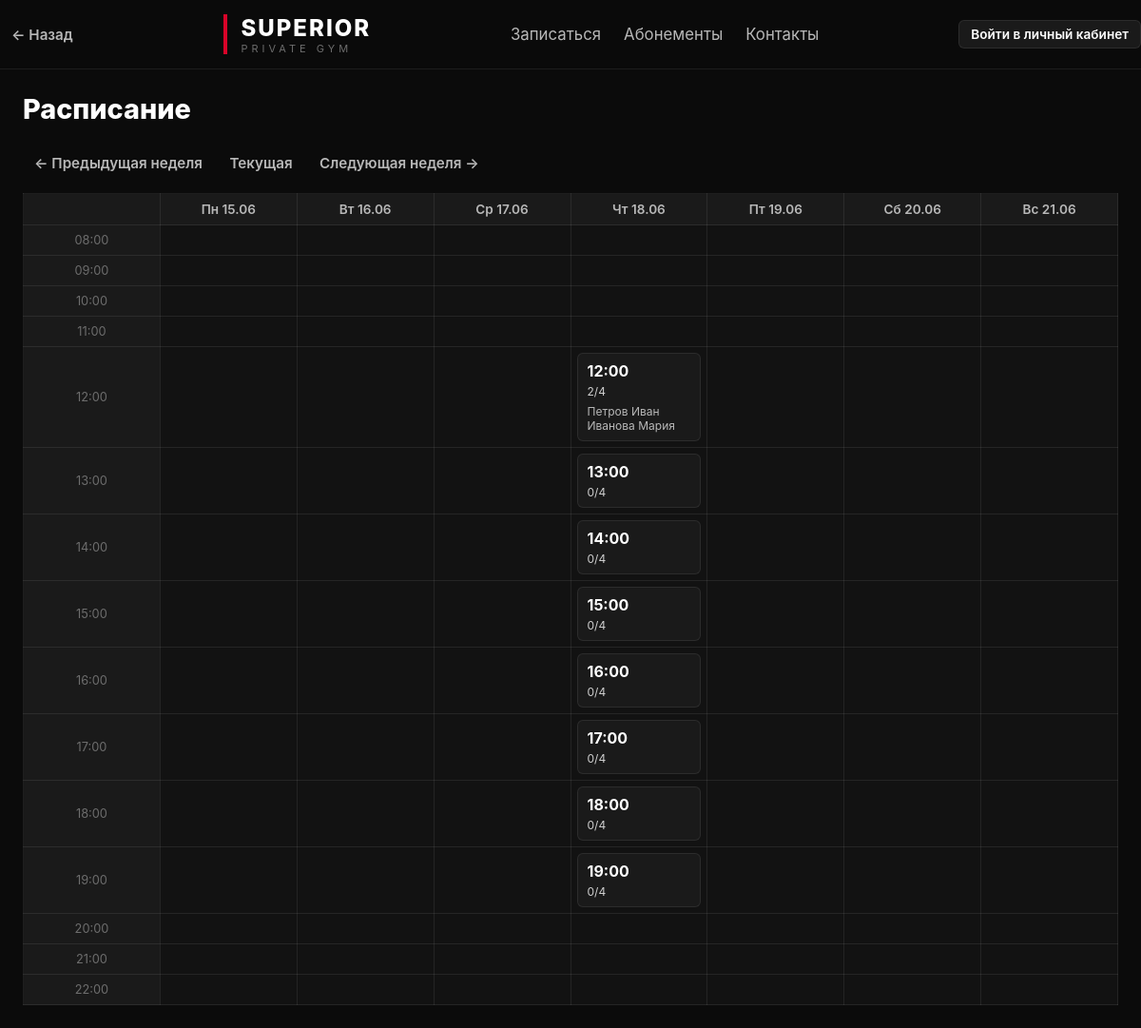
The app's page /schedule with its own data.
### app/models.py (models this page shows, shortened)
class Slot(Base):
    __tablename__ = "slots"
    id = Column(Integer, primary_key=True)
    start_time = Column(DateTime)
    capacity = Column(Integer, default=4)

class Client(Base):
    __tablename__ = "clients"
    id = Column(Integer, primary_key=True)
    first_name = Column(String, nullable=True)
    last_name = Column(String, nullable=True)
    patronymic = Column(String, nullable=True)
    birth_year = Column(Integer, nullable=True)
    birth_place = Column(String, nullable=True)
    phone = Column(String, nullable=True)
    name = Column(String, nullable=True)          # legacy — полное имя одной строкой
    remaining_sessions = Column(Integer, default=1)
    height_cm = Column(Integer, nullable=True)
    weight_kg = Column(Integer, nullable=True)
    body_fat = Column(Integer, nullable=True)  # % жира
    login = Column(String, unique=True, nullable=True)
    password_hash = Column(String, nullable=True)

### app/routes/schedule.py (the view)
@router.get("/schedule")
def schedule(
    request: Request, db: Session = Depends(get_db),
    week_offset: int = 0, user: dict = Depends(get_current_user),
):
    slots = db.query(Slot).order_by(Slot.start_time).all()
    now = tz_now()
    base_week_start = (now - timedelta(days=now.weekday())).replace(
        hour=0, minute=0, second=0, microsecond=0
    )
    week_start = base_week_start + timedelta(days=7 * week_offset)
    days = [week_start + timedelta(days=i) for i in range(7)]
    hours = list(range(8, 23))
    default_time = tz_now().strftime("%Y-%m-%dT%H:%M")
    default_end_time = (tz_now() + timedelta(hours=1)).strftime("%Y-%m-%dT%H:%M")
    grid = {(d_idx, h): None for d_idx in range(7) for h in hours}
    for slot in slots:
        if not slot.start_time:
            continue
        slot_dt = slot.start_time
        delta = slot_dt.date() - week_start.date()
        if delta.days < 0 or delta.days >= 7:
            continue
        day_index = delta.days
        hour = slot_dt.hour
        if hour in hours:
            bookings = db.query(Booking).filter(Booking.slot_id == slot.id).all()
            clients_in_slot = [db.get(Client, b.client_id) for b in bookings]
            grid[(day_index, hour)] = {
                'slot': slot,
                'booked': len(clients_in_slot),
                'clients': clients_in_slot,
            }
    return templates.TemplateResponse(
        request=request, name="schedule.html",
        context={
            "days": days, "hours": hours, "grid": grid,
            "default_time": default_time,
            "default_end_time": default_end_time,
            "week_offset": week_offset, "user": user,
        },
    )

### templates/schedule.html (shortened to what this page needs)
{% extends "base.html" %}
{% block content %}
<div class="page__title">
    <h1>Расписание</h1>
</div>
{% set flash = request.query_params.get('flash') %}
<div class="page__controls">
    <div class="week-nav">
        <a class="btn btn--ghost" href="/schedule?week_offset={{ week_offset - 1 }}">← Предыдущая неделя</a>
        <a class="btn btn--ghost" href="/schedule?week_offset=0">Текущая</a>
        <a class="btn btn--ghost" href="/schedule?week_offset={{ week_offset + 1 }}">Следующая неделя →</a>
    </div>
</div>
<div class="calendar">
    <table class="calendar__table">
        <thead>
            <tr>
                <th class="calendar__header-cell"></th>
                {% set ru_days = ['Пн','Вт','Ср','Чт','Пт','Сб','Вс'] %}
                {% for day in days %}
                <th class="calendar__header-cell">{{ ru_days[loop.index0] }} {{ day.strftime('%d.%m') }}</th>
                {% endfor %}
            </tr>
        </thead>
        <tbody>
            {% for hour in hours %}
            <tr>
                <td class="calendar__time">{{ '%02d:00' % hour }}</td>
                {% for d_idx in range(0,7) %}
                <td class="calendar__cell">
                    {% set cell = grid.get((d_idx, hour)) %}
                    {% if cell %}
                    {%- set color_class = '' -%}
                    {%- if cell.slot.capacity == 1 -%}
                        {%- set color_class = 'calendar__slot--red' -%}
                    {%- elif cell.slot.capacity == 2 -%}
                        {%- set color_class = 'calendar__slot--yellow' -%}
                    {%- else -%}
                        {%- if cell.booked >= cell.slot.capacity -%}
                            {%- set color_class = 'calendar__slot--green' -%}
                        {%- else -%}
                            {%- set color_class = 'calendar__slot--gray' -%}
                        {%- endif -%}
                    {%- endif -%}
                    <a class="calendar__slot {{ color_class }}" href="/slot/{{ cell.slot.id }}?week_offset={{ week_offset }}">
                        <div class="calendar__slot-time">{{ cell.slot.start_time.strftime('%H:%M') }}</div>
                        <div class="calendar__slot-capacity">{{ cell.booked }}/{{ cell.slot.capacity }}</div>
                        {% if cell.clients %}
                        <ul class="calendar__slot-clients">
                            {% for c in cell.clients %}
                            <li>{{ c.fio() }}</li>
                            {% endfor %}
                        </ul>
                        {% endif %}
                    </a>
                    {% endif %}
                </td>
                {% endfor %}
            </tr>
            {% endfor %}
        </tbody>
    </table>
</div>
{% endblock %}

### templates/base.html (shortened to what this page needs)
<!DOCTYPE html>
<html lang="ru">
<head>
    <link rel="stylesheet"
          href="/static/style.css">
</head>
<body>
<header class="header">
    <div class="header__inner">
        <div class="header__back">
            <button class="btn btn--ghost" onclick="history.back()">← Назад</button>
        </div>
        <a class="header__logo" href="/">
            <span class="header__accent-line"></span>
            <div>
                <div class="header__brand">SUPERIOR</div>
                <div class="header__subtitle">PRIVATE GYM</div>
            </div>
        </a>
        <nav class="header__nav">
            {% set _user = request.session.get('user') %}
            {% if _user and _user.role in ('admin', 'trainer') %}
            <a href="/schedule" class="header__nav-link">Расписание</a>
            <a href="/clients" class="header__nav-link">Клиенты</a>
            <a href="/subscriptions" class="header__nav-link">Абонементы</a>
            <a href="/journal" class="header__nav-link">Журнал</a>
            <a href="/sql" class="header__nav-link">SQL</a>
            {% elif _user and _user.role == 'client' %}
            <a href="/schedule" class="header__nav-link">Расписание</a>
            {% else %}
            <a href="/signup" class="header__nav-link">Записаться</a>
            <a href="/subscriptions" class="header__nav-link">Абонементы</a>
            <a href="/contacts" class="header__nav-link">Контакты</a>
            {% endif %}
        </nav>
        <div class="header__user">
            {% if _user %}
            <a href="/profile" class="header__user-name">{{ _user.name }}</a>
            <form method="post" action="/logout" class="form--inline">
                {{ csrf_input(request) }}
                <button class="btn btn--ghost btn--small" type="submit">Выйти</button>
            </form>
            {% else %}
            <a href="/login" class="btn btn--primary btn--small">Войти в личный кабинет</a>
            {% endif %}
        </div>
    </div>
</header>
<main class="container">
    {% block content %}
    {% endblock %}
</main>
</body>
</html>

### static/style.css (style rules this page uses)
*, *::before, *::after { margin:0; padding:0; box-sizing:border-box; }
html { scroll-behavior:smooth; }
body { background:var(--bg-primary); color:var(--text-primary); font-family:Inter,system-ui,sans-serif; min-height:100vh; }
.container { width:min(1400px,calc(100% - 48px)); margin-inline:auto; padding:24px 0; }
.header { position:sticky; top:0; z-index:1000; backdrop-filter:blur(16px); background:rgba(11,11,11,.85); border-bottom:1px solid var(--border); }
.header__inner { display:flex; justify-content:space-between; align-items:center; height:72px; }
.header__logo { display:flex; align-items:center; gap:14px; text-decoration:none; }
.header__accent-line { width:4px; height:42px; background:var(--accent); display:block; }
.header__back { display:flex; align-items:center; }
.header__brand { font-size:24px; font-weight:800; letter-spacing:2px; text-transform:uppercase; color:var(--text-primary); }
.header__subtitle { font-size:11px; letter-spacing:4px; color:var(--text-muted); }
.header__nav { display:flex; gap:24px; }
.header__nav-link { color:var(--text-secondary); text-decoration:none; transition:var(--transition); font-size:1.05rem; }
.header__user { display:flex; align-items:center; gap:12px; font-size:14px; }
.btn { display:inline-flex; align-items:center; justify-content:center; gap:8px; text-decoration:none; cursor:pointer; transition:var(--transition); font-weight:600; font-size:0.95rem; border:none; border-radius:var(--radius-sm); font-family:inherit; }
.btn--primary { background:var(--accent); color:white; padding:10px 20px; }
.btn--small { padding:6px 12px; font-size:0.85rem; background:var(--bg-elevated); color:var(--text-primary); border:1px solid var(--border); border-radius:var(--radius-sm); }
.btn--ghost { background:transparent; border:none; color:var(--text-secondary); padding:6px 12px; }
.calendar { overflow-x:auto; }
.calendar__table { width:100%; border-collapse:collapse; table-layout:fixed; }
.calendar__table th, .calendar__table td { border:1px solid var(--border); }
.calendar__header-cell { background:var(--bg-elevated); padding:8px; text-align:center; color:var(--text-secondary); font-size:0.85rem; font-weight:600; }
.calendar__time { width:72px; background:var(--bg-elevated); color:var(--text-muted); text-align:center; padding:8px; font-size:0.8rem; }
.calendar__cell { min-height:90px; padding:6px; vertical-align:top; background:var(--bg-secondary); }
.calendar__slot { display:block; border-radius:var(--radius-sm); padding:8px 10px; text-decoration:none; color:var(--text-primary); transition:var(--transition); }
.calendar__slot--gray { background:var(--bg-elevated); border:1px solid var(--border); }
.calendar__slot-time { font-size:16px; font-weight:700; margin-bottom:4px; }
.calendar__slot-capacity { font-size:12px; opacity:0.8; }
.calendar__slot-clients { list-style:none; margin-top:6px; }
.calendar__slot-clients li { font-size:12px; color:var(--text-secondary); }
.page__title { display:flex; justify-content:space-between; align-items:center; margin-bottom:24px; }
.page__title h1 { font-size:1.8rem; font-weight:800; }
.page__controls { display:flex; gap:12px; align-items:center; margin-bottom:16px; }

### records on screen
Slot: slot.start_time "12:00", slot.capacity "4"
Client: fio "Петров Иван"
Client: fio "Иванова Мария"
Slot: slot.start_time "13:00", slot.capacity "4"
Slot: slot.start_time "14:00", slot.capacity "4"
Slot: slot.start_time "15:00", slot.capacity "4"
Slot: slot.start_time "16:00", slot.capacity "4"
Slot: slot.start_time "17:00", slot.capacity "4"
Slot: slot.start_time "18:00", slot.capacity "4"
Slot: slot.start_time "19:00", slot.capacity "4"

### other values on screen
{{ ru_days[loop.index0] }} "Пн" "Вт" "Ср" "Чт" "Пт" "Сб" "Вс"
{{ day.strftime('%d.%m') }} "15.06" "16.06" "17.06" "18.06" "19.06" "20.06" "21.06"
{{ '%02d:00' % hour }} "08:00" "09:00" "10:00" "11:00" "12:00" "13:00" "14:00" "15:00" "16:00" "17:00" "18:00" "19:00" "20:00" "21:00" "22:00"
{{ cell.booked }} "2" "0" "0" "0" "0" "0" "0" "0"
